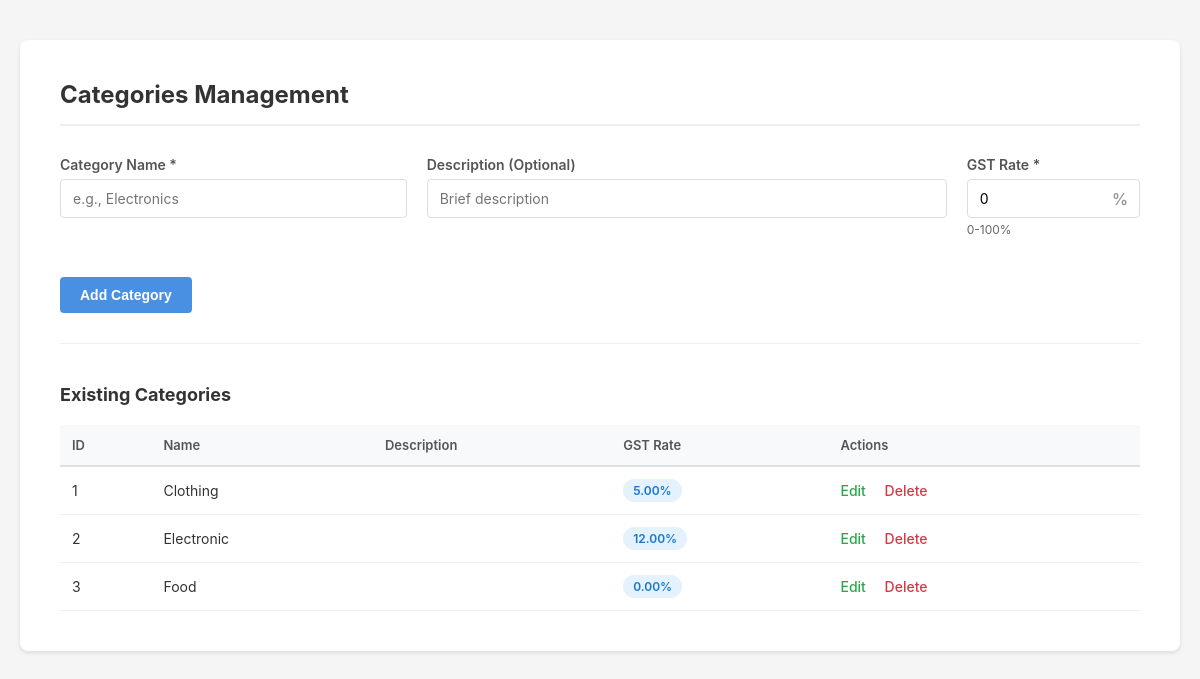
Screenshot of /categories.php (signed in) with the database file from the repository.
### tables this page shows
CREATE TABLE IF NOT EXISTS `categories` (
  `id` int NOT NULL AUTO_INCREMENT,
  `admin_id` int NOT NULL DEFAULT '1',
  `name` varchar(255) NOT NULL,
  `description` text,
  `gst_rate` decimal(5,2) DEFAULT '0.00',
  PRIMARY KEY (`id`),
  KEY `idx_categories_admin` (`admin_id`)
);

### categories.php (the view, shortened to what this page needs)
<?php
require 'db.php';
$admin_id = $_SESSION['admin_id'];
$stmt = $conn->prepare('SELECT * FROM categories WHERE admin_id = ? ORDER BY id');
$stmt->bind_param('i', $admin_id);
$stmt->execute();
$res = $stmt->get_result();
?>
<!DOCTYPE html>
<html lang="en">
<head>
</head>
<body>
    <div class="container">
        <h2>Categories Management</h2>
        <form method="POST" action="categories.php">
            <div class="form-row">
                <div class="form-group">
                    <label for="name">Category Name *</label>
                    <input type="text" id="name" name="name" required placeholder="e.g., Electronics">
                </div>
                <div class="form-group">
                    <label for="description">Description (Optional)</label>
                    <input type="text" id="description" name="description" placeholder="Brief description">
                </div>
                <div class="form-group">
                    <label for="gst_rate">GST Rate *</label>
                    <div class="gst-input-group">
                        <input type="number" id="gst_rate" name="gst_rate" step="0.01" min="0" max="100" value="0" required>
                    </div>
                    <div class="info-text">0-100%</div>
                </div>
            </div>
            <button type="submit">Add Category</button>
        </form>
        <h3>Existing Categories</h3>
        <table>
            <thead>
                <tr>
                    <th>ID</th>
                    <th>Name</th>
                    <th>Description</th>
                    <th>GST Rate</th>
                    <th>Actions</th>
                </tr>
            </thead>
            <tbody>
                <?php if($res && $res->num_rows > 0): ?>
                    <?php $rowNum = 1; ?>
                    <?php while($r = $res->fetch_assoc()): ?>
                    <tr>
                        <td><?= $rowNum++ ?></td>
                        <td><?= htmlspecialchars($r['name']) ?></td>
                        <td><?= htmlspecialchars($r['description'] ?? '') ?></td>
                        <td>
                            <span class="gst-badge"><?= number_format($r['gst_rate'] ?? 0, 2) ?>%</span>
                        </td>
                        <td>
                            <a href="#"
                               class="action-link edit"
                               onclick="openEditModal(<?= $r['id'] ?>, '<?= htmlspecialchars($r['name'], ENT_QUOTES) ?>', '<?= htmlspecialchars($r['description'] ?? '', ENT_QUOTES) ?>', <?= $r['gst_rate'] ?? 0 ?>); return false;">
                               Edit
                            </a>
                            <a href="categories.php?delete=<?= $r['id'] ?>"
                               class="action-link"
                               onclick="return confirm('Delete this category? Note: Cannot delete if products exist in this category.')">
                               Delete
                            </a>
                        </td>
                    </tr>
                    <?php endwhile; ?>
                <?php else: ?>
                    <tr>
                        <td colspan="5" class="no-data">No categories found.</td>
                    </tr>
                <?php endif; ?>
            </tbody>
        </table>
    </div>
</body>
</html>

### categories.php (style rules this page uses)
* { margin: 0; padding: 0; box-sizing: border-box; }
body { font-family: -apple-system, BlinkMacSystemFont, 'Segoe UI', Roboto, Arial, sans-serif; background-color: #f5f5f5; padding: 40px 20px; color: #333; }
.container { max-width: 1200px; margin: 0 auto; background: white; padding: 40px; border-radius: 8px; box-shadow: 0 2px 4px rgba(0, 0, 0, 0.1); }
h2 { color: #333; font-size: 24px; margin-bottom: 30px; padding-bottom: 15px; border-bottom: 2px solid #eee; }
form { margin-bottom: 40px; padding-bottom: 30px; border-bottom: 1px solid #eee; }
.form-row { display: grid; grid-template-columns: 2fr 3fr 1fr; gap: 20px; margin-bottom: 20px; }
.form-group { margin-bottom: 20px; }
label { display: block; margin-bottom: 6px; font-weight: 600; color: #555; font-size: 14px; }
input[type="text"], input[type="number"], textarea { width: 100%; padding: 10px 12px; border: 1px solid #ddd; border-radius: 4px; font-size: 14px; font-family: inherit; }
.gst-input-group { position: relative; }
.gst-input-group input { padding-right: 30px; }
.gst-input-group::after { content: '%'; position: absolute; right: 12px; top: 50%; transform: translateY(-50%); color: #999; font-weight: 600; }
button { background-color: #4a90e2; color: white; padding: 10px 20px; border: none; border-radius: 4px; font-size: 14px; font-weight: 600; cursor: pointer; }
h3 { color: #333; font-size: 18px; margin-bottom: 20px; }
table { width: 100%; border-collapse: collapse; }
th { background-color: #f8f9fa; color: #555; font-weight: 600; text-align: left; padding: 12px; font-size: 13px; border-bottom: 2px solid #dee2e6; }
td { padding: 12px; border-bottom: 1px solid #eee; font-size: 14px; }
.gst-badge { display: inline-block; background-color: #e3f2fd; color: #1976d2; padding: 4px 10px; border-radius: 12px; font-size: 12px; font-weight: 600; }
.action-link { color: #dc3545; text-decoration: none; font-weight: 500; margin-right: 15px; }
.action-link.edit { color: #28a745; }
.info-text { font-size: 12px; color: #666; margin-top: 4px; }

### rows the page displays
categories: name "Clothing", gst_rate "5.00"
categories: name "Electronic", gst_rate "12.00"
categories: name "Food", gst_rate "0.00"
